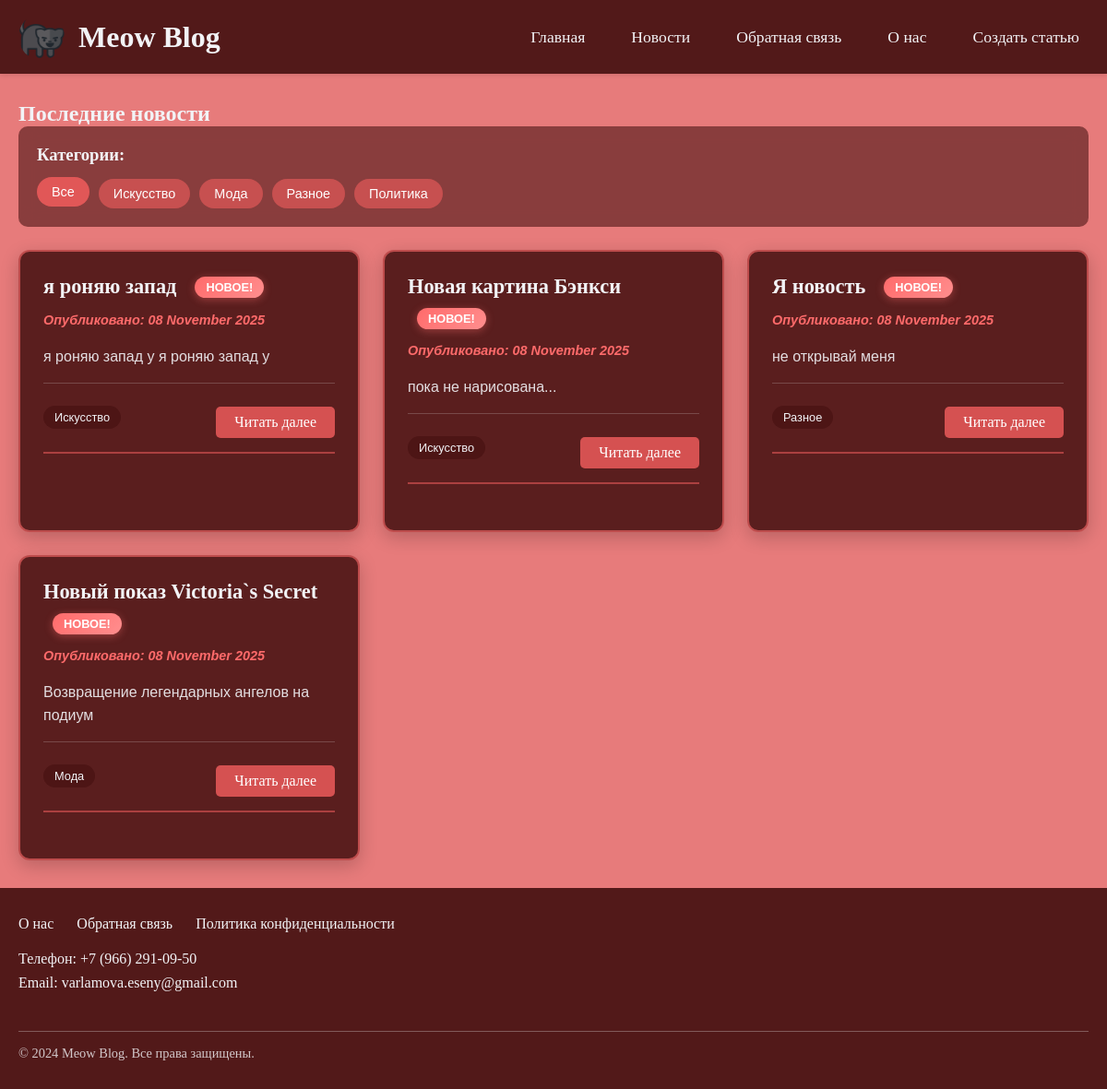
The app's page /news, older data.
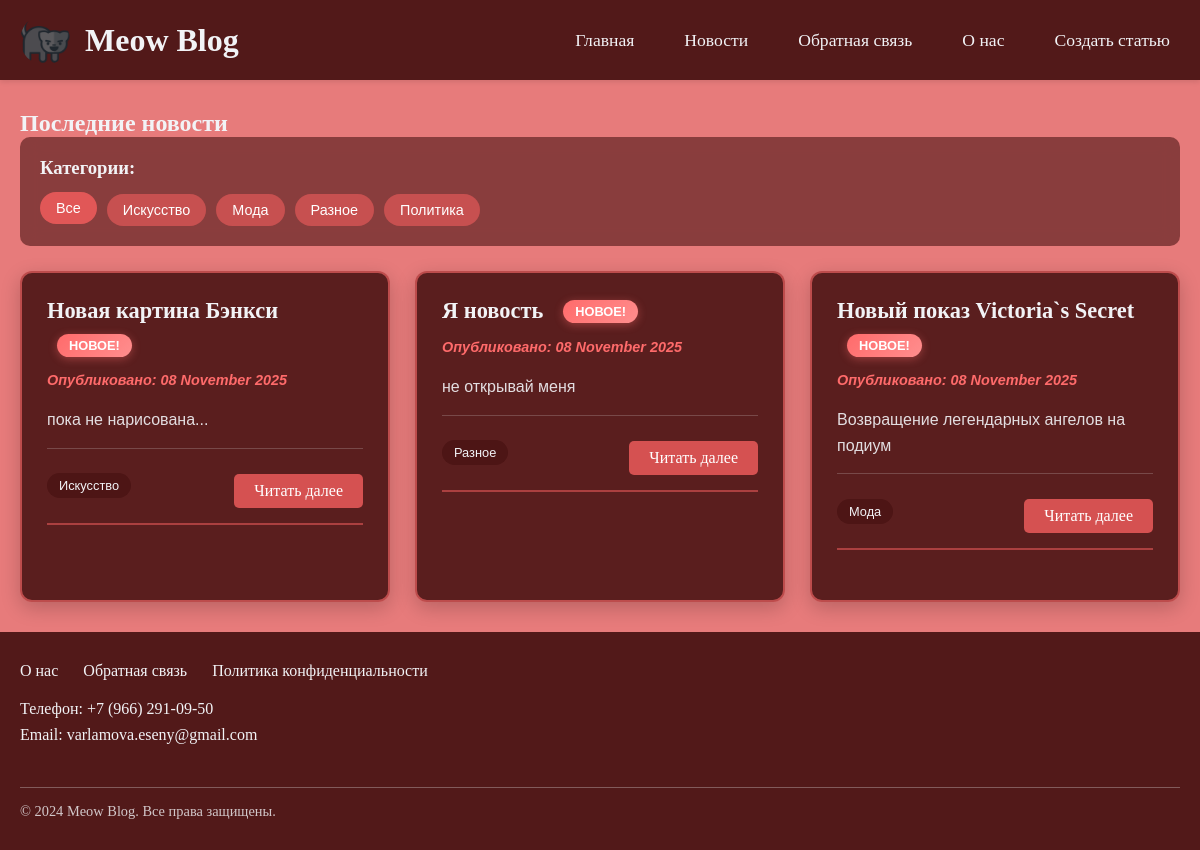
The same page, newer data.
### main.py (models this page shows, shortened)
class Article(db.Model):
    __tablename__ = 'articles'
    id = db.Column(db.Integer, primary_key=True)
    title = db.Column(db.String(200), nullable=False)
    text = db.Column(db.Text, nullable=False)
    created_date = db.Column(db.DateTime, default=get_local_datetime)  # ИСПРАВЛЕНО: используем локальную функцию
    category = db.Column(db.String(50), nullable=False, default='Разное')
    excerpt = db.Column(db.Text)
    user_id = db.Column(db.Integer, db.ForeignKey('users.id'), nullable=False)
    comments = db.relationship('Comment', backref='article', lazy=True, cascade='all, delete-orphan')

### main.py (the view)
@app.route('/news')
def news():
    articles = Article.query.order_by(Article.created_date.desc()).all()
    articles_dict = [article_to_dict(article) for article in articles]
    print("=== ОТЛАДОЧНАЯ ИНФОРМАЦИЯ ===")
    print(f"Сегодня: {date.today()}")
    print(f"Всего статей: {len(articles)}")
    for article in articles:
        print(
            f"Статья '{article.title}': {article.created_date.date()} (сегодняшняя: {is_today_article(article.created_date)})")
    print("=============================")
    return render_template('news.html',
                           articles=articles_dict,
                           is_today_article=is_today_article,
                           current_date=date.today())

### main.py (called while the page is built)
def article_to_dict(article):
    return {
        'id': article.id,
        'title': article.title,
        'date': article.created_date.strftime('%d %B %Y'),
        'excerpt': article.excerpt or article.text[:100] + '...',
        'content': f'<p>{article.text}</p>',
        'author_id': article.user_id,
        'category': article.category
    }

def is_today_article(article_date):
    try:
        if isinstance(article_date, str):
            article_datetime = datetime.strptime(article_date, '%d %B %Y')
            return article_datetime.date() == date.today()
        elif isinstance(article_date, datetime):
            return article_date.date() == date.today()
        return False
    except (ValueError, AttributeError) as e:
        print(f"Ошибка при проверке даты: {e}")
        return False

### templates/news.html (shortened to what this page needs)
{% extends "base.html" %}
{% block content %}
<div class="news-section">
    <div class="news-header-section">
        <h2>Последние новости</h2>
    </div>
    <div class="category-filter">
        <h3>Категории:</h3>
        <div class="category-buttons">
            <a href="{{ url_for('news') }}" class="category-btn {% if not request.args.get('category') %}active{% endif %}">
                Все
            </a>
            {% for category in ['Искусство', 'Мода', 'Разное', 'Политика'] %}
            <a href="{{ url_for('category_news', category_name=category) }}"
               class="category-btn {% if request.endpoint == 'category_news' and category_name == category %}active{% endif %}">
                {{ category }}
            </a>
            {% endfor %}
        </div>
    </div>
    <div class="news-list">
        {% for article in articles %}
        <article class="news-item {% if is_today_article(article.date) %}today{% endif %}">
            <div class="news-header">
                <div class="news-title-wrapper">
                    <h3>{{ article.title }}</h3>
                    {% if is_today_article(article.date) %}
                    <span class="new-badge">Новое!</span>
                    {% endif %}
                </div>
            </div>
            <p class="news-date {% if is_today_article(article.date) %}today{% endif %}">
                Опубликовано: {{ article.date }}
            </p>
            <p class="news-excerpt">{{ article.excerpt }}</p>
            <div class="article-meta">
                <a href="{{ url_for('category_news', category_name=article.category) }}"
                   class="category-link">{{ article.category }}</a>
                <a href="{{ url_for('news_article', id=article.id) }}" class="read-more">Читать далее</a>
            </div>
        </article>
        {% endfor %}
    </div>
</div>
{% endblock %}

Row changes from the older to the newer data that the page shows:
removed Article: title "я роняю запад", date "08 November 2025", excerpt "я роняю запад у я роняю запад у", category "Искусство"
